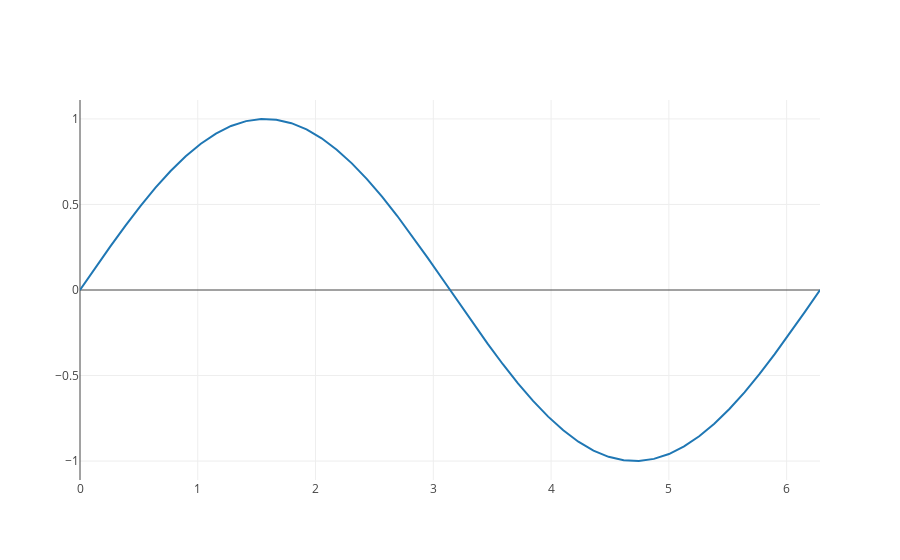

Write notebook code for a chart like this one.
### Markdown cell above
# plotly-extension

    conda install -c conda-forge plotly 
    jupyter labextension install @jupyterlab/plotly-extension
    jupyter labextension uninstall @jupyterlab/plotly-extension
    
https://plot.ly/python/offline/  
https://github.com/jupyterlab/jupyter-renderers/tree/master/packages/plotly-extension

### Code cell
import plotly
import numpy as np
import plotly.offline as py
from plotly import graph_objs as go
py.init_notebook_mode(connected=True)
print(plotly.__version__)
# 2.0.6

# Simple sine function
x = np.linspace(0,2*np.pi)
y = np.sin(x)
trace = go.Scatter(x=x,y=y)
py.iplot([trace])

### Figure 1 — Plotly figure (JSON) as saved in the notebook; plotly's stock layout.template omitted (floating-point values rounded to 4 significant figures)
{"data": [{"type": "scatter", "uid": "7549b3b8-eca9-444e-9a89-9159fdce6c31", "x": [0, 0.1282, 0.2565, 0.3847, 0.5129, 0.6411, 0.7694, 0.8976, 1.026, 1.154, 1.282, 1.411, 1.539, 1.667, 1.795, 1.923, 2.052, 2.18, 2.308, 2.436, 2.565, 2.693, 2.821, 2.949, 3.077, 3.206, 3.334, 3.462, 3.59, 3.719, 3.847, 3.975, 4.103, 4.232, 4.36, 4.488, 4.616, 4.744, 4.873, 5.001, 5.129, 5.257, 5.386, 5.514, 5.642, 5.77, 5.899, 6.027, 6.155, 6.283], "y": [0, 0.1279, 0.2537, 0.3753, 0.4907, 0.5981, 0.6957, 0.7818, 0.8551, 0.9144, 0.9587, 0.9872, 0.9995, 0.9954, 0.9749, 0.9385, 0.8866, 0.8202, 0.7403, 0.6482, 0.5455, 0.4339, 0.3151, 0.1912, 0.06407, -0.06407, -0.1912, -0.3151, -0.4339, -0.5455, -0.6482, -0.7403, -0.8202, -0.8866, -0.9385, -0.9749, -0.9954, -0.9995, -0.9872, -0.9587, -0.9144, -0.8551, -0.7818, -0.6957, -0.5981, -0.4907, -0.3753, -0.2537, -0.1279, -2.449e-16]}], "layout": {"autosize": true, "xaxis": {"autorange": true, "range": [0, 6.283], "type": "linear"}, "yaxis": {"autorange": true, "range": [-1.111, 1.111], "type": "linear"}}}
